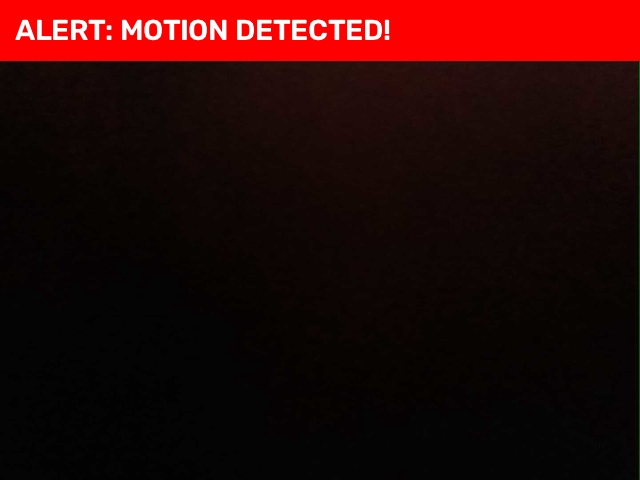
#> input picture CV_Lab11_Motion/CV_Lab11_Motion/snapshots/alert_20261001_101511.jpg, 640 x 480 px, given in place of video, which was not available
$ python motion_detector.py
#> lines starting #> are read from the running program, lines starting #| are printed output that depends on the picture; after the words box and inside, x2 and y2 are one past the last pixel; in counts of white or black regions, pixels touching at a corner belong together; pictures that were not available may be replaced by others from this repository, and a replacement may not be noted
import cv2
import os
import time
from datetime import datetime
from config import CAMERA_URL

os.makedirs("snapshots", exist_ok=True)

MIN_AREA = 1500          # isse bada moving object = motion (kam karo to sensitive)
SNAPSHOT_GAP = 3         # seconds, itne gap par hi nayi photo save hogi

cap = cv2.VideoCapture(CAMERA_URL)
ret, frame = cap.read()
#> frame is the input picture: shape (480, 640, 3); mean B, G, R 7, 8.3, 43
if not ret:
    print("Camera connect nahi hua. IP aur Wi-Fi check karo.")
    exit()

def prepare(img):
    img = cv2.resize(img, (640, 480))
    gray = cv2.cvtColor(img, cv2.COLOR_BGR2GRAY)
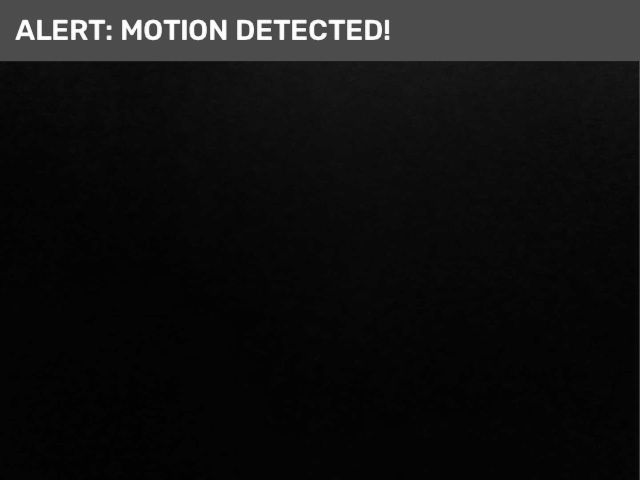
#> gray: shape (480, 640); min 1, max 255, mean 18.5
    return img, cv2.GaussianBlur(gray, (21, 21), 0)

frame, prev_gray = prepare(frame)
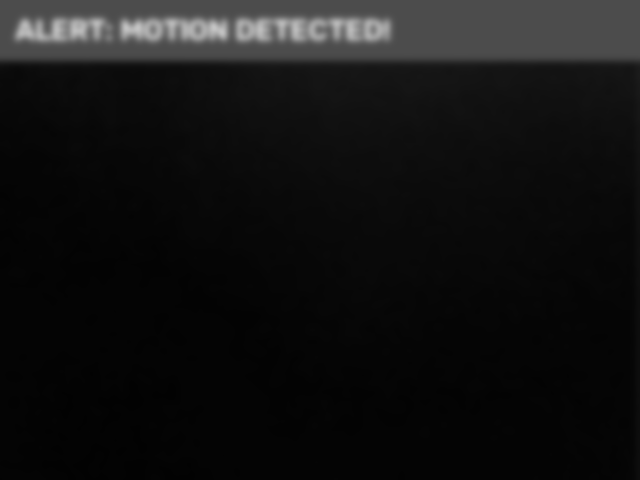
#> prev_gray: shape (480, 640); min 2, max 196, mean 18.5
last_saved = 0

while True:
    ret, frame = cap.read()
    if not ret:
        break
    frame, gray = prepare(frame)

    # 1. Frame subtraction
    diff = cv2.absdiff(prev_gray, gray)
#> diff: shape (480, 640); every value is 0
    # 2. Threshold + dilate
    thresh = cv2.threshold(diff, 25, 255, cv2.THRESH_BINARY)[1]
    thresh = cv2.dilate(thresh, None, iterations=2)
    # 3. Contours
    contours, _ = cv2.findContours(thresh, cv2.RETR_EXTERNAL,
                                   cv2.CHAIN_APPROX_SIMPLE)
#> contours = []

    motion = False
    for c in contours:
        if cv2.contourArea(c) < MIN_AREA:
            continue
        motion = True
        x, y, w, h = cv2.boundingRect(c)
        cv2.rectangle(frame, (x, y), (x + w, y + h), (0, 255, 0), 2)
#> this loop made 0 passes

    if motion:
        cv2.rectangle(frame, (0, 0), (640, 60), (0, 0, 255), -1)
        cv2.putText(frame, "ALERT: MOTION DETECTED!", (15, 40),
                    cv2.FONT_HERSHEY_SIMPLEX, 1, (255, 255, 255), 2)

        # snapshot save (har frame par nahi, gap ke saath)
        if time.time() - last_saved > SNAPSHOT_GAP:
            name = datetime.now().strftime("snapshots/alert_%Y%m%d_%H%M%S.jpg")
            cv2.imwrite(name, frame)
            print("Saved:", name)
            last_saved = time.time()
    else:
        cv2.putText(frame, "Status: Clear", (15, 30),
                    cv2.FONT_HERSHEY_SIMPLEX, 0.8, (0, 255, 0), 2)
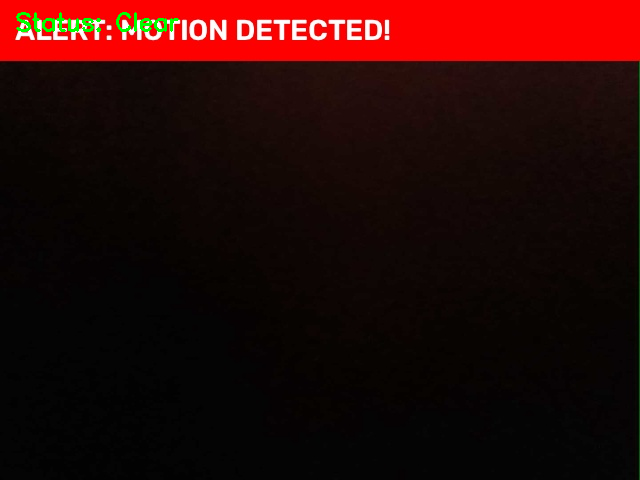
#> frame: shape (480, 640, 3); 0.36% of pixels changed, all inside (x1, y1, x2, y2) = (16, 12, 179, 32)

    prev_gray = gray
    cv2.imshow("Security Camera", frame)
    cv2.imshow("Threshold (debug)", thresh)
    if cv2.waitKey(1) & 0xFF == ord('q'):
#> (key q is pressed here)
        break

cap.release()
cv2.destroyAllWindows()

$ run again, on CV_Lab11_Motion/CV_Lab11_Motion/snapshots/alert_20261001_101514.jpg
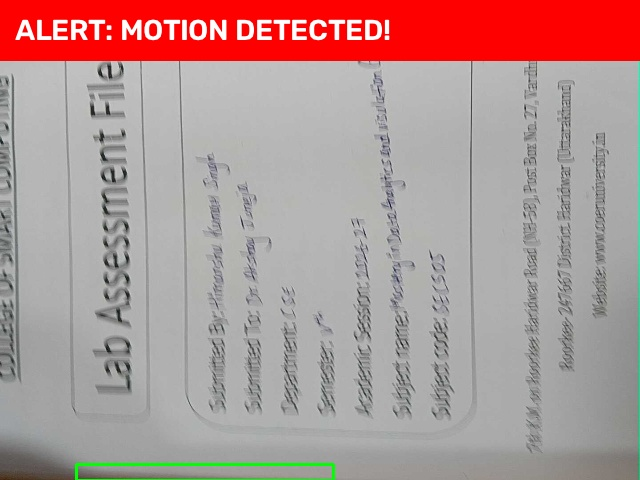
#> input picture CV_Lab11_Motion/CV_Lab11_Motion/snapshots/alert_20261001_101514.jpg, 640 x 480 px, given in place of video, which was not available
#> frame is the input picture: shape (480, 640, 3); mean B, G, R 148.6, 149.9, 177.6
#> `frame, prev_gray = prepare(frame)`:
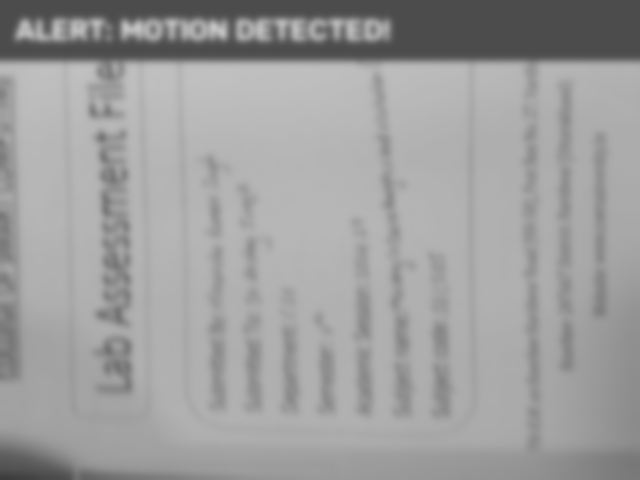
#> prev_gray: shape (480, 640); min 60, max 196, mean 158.1
#> diff: shape (480, 640); every value is 0
#> contours = []
#> `cv2.putText(frame, "Status: Clear", (15, 30), cv2.FONT_HERSHEY_SIMPLEX..`:
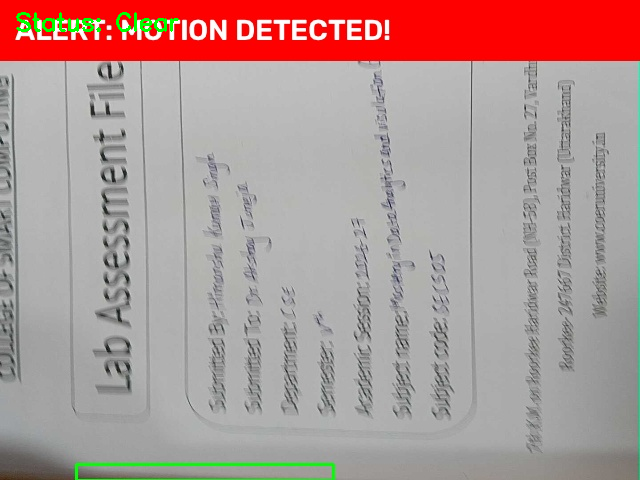
#> frame: shape (480, 640, 3); 0.36% of pixels changed, all inside (x1, y1, x2, y2) = (16, 12, 179, 32)

$ run again, on CV_Lab11_Motion/CV_Lab11_Motion/snapshots/alert_20261001_101521.jpg
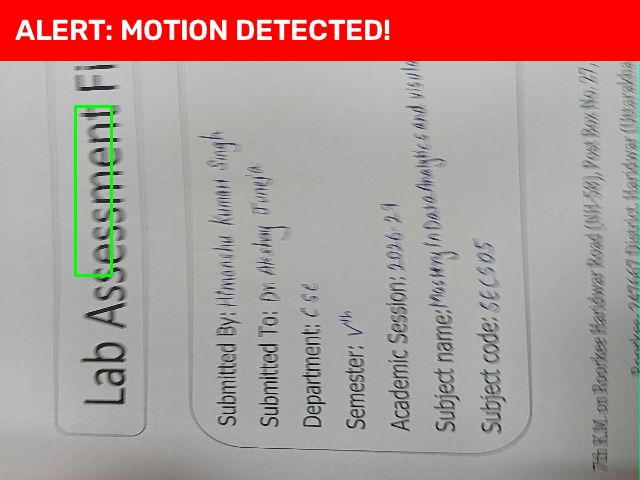
#> input picture CV_Lab11_Motion/CV_Lab11_Motion/snapshots/alert_20261001_101521.jpg, 640 x 480 px, given in place of video, which was not available
#> frame is the input picture: shape (480, 640, 3); mean B, G, R 146.9, 148.5, 176
#> `frame, prev_gray = prepare(frame)`:
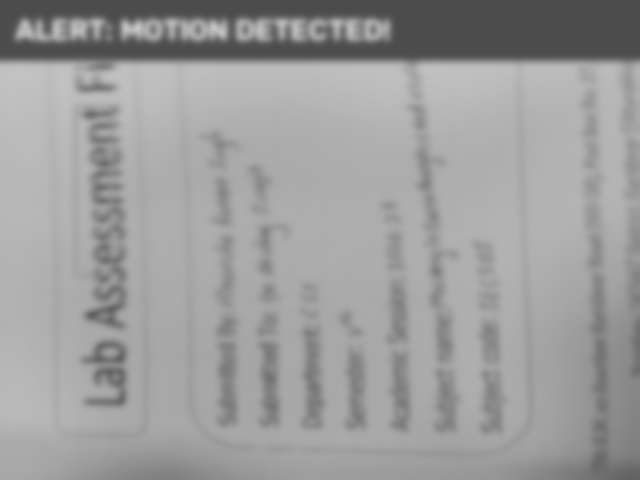
#> prev_gray: shape (480, 640); min 76, max 196, mean 156.5
#> diff: shape (480, 640); every value is 0
#> contours = []
#> `cv2.putText(frame, "Status: Clear", (15, 30), cv2.FONT_HERSHEY_SIMPLEX..`:
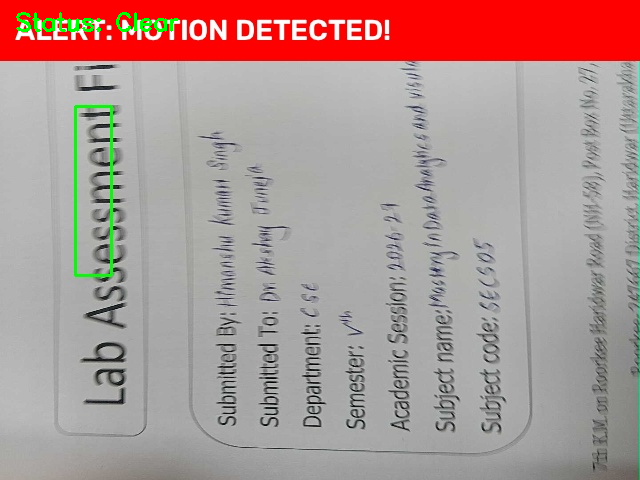
#> frame: shape (480, 640, 3); 0.36% of pixels changed, all inside (x1, y1, x2, y2) = (16, 12, 179, 32)

$ run again, on CV_Lab11_Motion/CV_Lab11_Motion/snapshots/alert_20261001_101527.jpg
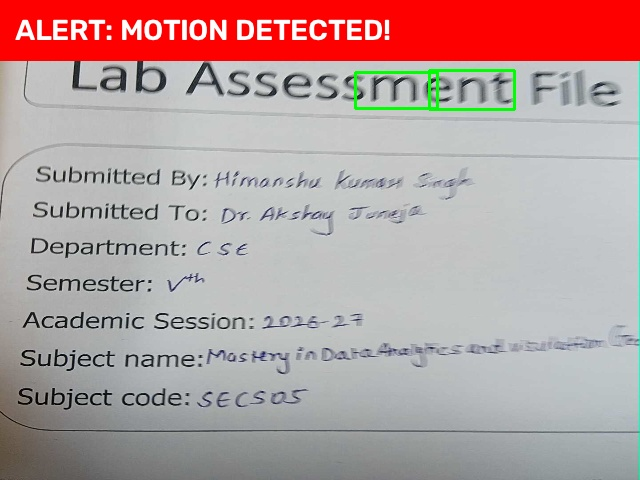
#> input picture CV_Lab11_Motion/CV_Lab11_Motion/snapshots/alert_20261001_101527.jpg, 640 x 480 px, given in place of video, which was not available
#> frame is the input picture: shape (480, 640, 3); mean B, G, R 157.5, 157.9, 183.1
#> `frame, prev_gray = prepare(frame)`:
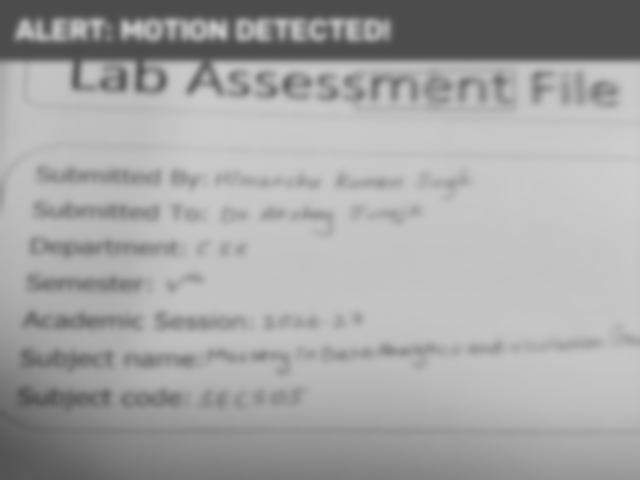
#> prev_gray: shape (480, 640); min 76, max 206, mean 165.4
#> diff: shape (480, 640); every value is 0
#> contours = []
#> `cv2.putText(frame, "Status: Clear", (15, 30), cv2.FONT_HERSHEY_SIMPLEX..`:
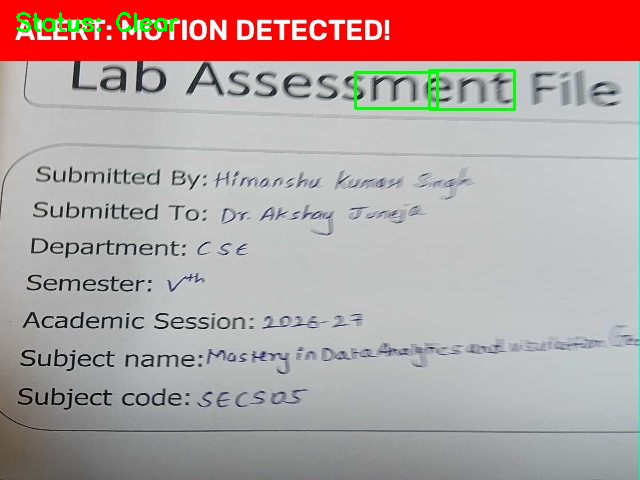
#> frame: shape (480, 640, 3); 0.36% of pixels changed, all inside (x1, y1, x2, y2) = (16, 12, 179, 32)
